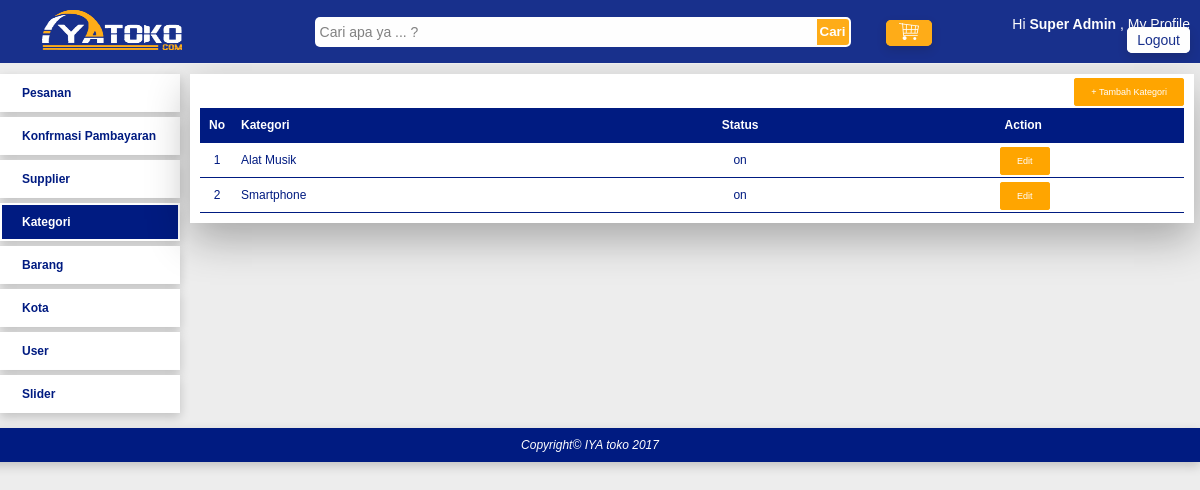
The app's page /index.php?page=my_profile&module=kategori&action=list (signed in) with its own data.
### tables this page shows
CREATE TABLE `tb_kategori` (
  `id_kategori` int(10) NOT NULL AUTO_INCREMENT,
  `nama_kategori` varchar(150) NOT NULL,
  `status` enum('on','off') NOT NULL,
  PRIMARY KEY (`id_kategori`)
);

### module/kategori/list.php (the view)
<div id="frame-tambah">
	<a href="<?php echo BASE_URL."index.php?page=my_profile&module=kategori&action=form"; ?>" class="tombol-action">+ Tambah Kategori</a>
</div>
<?php
	$queryKategori = mysqli_query($koneksi, "SELECT * FROM tb_kategori");
	if (mysqli_num_rows($queryKategori) == 0) {
		echo "<h3>Saat ini belum ada nama kategori di dalam tabel kategori</h3>";
	}else{
		echo "<table class='table-list'>";
		echo "<tr class='baris-title'>
				<th class='kolom-nomor'>No</th>
				<th class='kiri'>Kategori</th>
				<th class='tengah'>Status</th>
				<th class='tengah'>Action</th>
			  </tr>";
		$no=1;
		while ($row=mysqli_fetch_assoc($queryKategori)) {
			echo "<tr>
					<td class='kolom-nomor'>$no</td>
					<td class='kiri'>$row[nama_kategori]</td>
					<td class='tengah'>$row[status]</td>
					<td class='tengah'>
						<a class='tombol-action' href='".BASE_URL."index.php?page=my_profile&module=kategori&action=form&id_kategori=$row[id_kategori]'>Edit</a>
					</td>
				  </tr>";
			$no++;
		}
		echo "</table>";
	}
?>

### css/style.css (style rules this page uses)
body { font-family: arial; font-size: 12px; color: #001B81; background: #EDEDED; margin: 0px; margin-top: 64px; }
.table-list { width: 100%; border-collapse: collapse; }
.table-list tr { border-bottom: 1px #001B81 solid; }
.table-list tr.baris-title { background: #001B81; color: white; }
.table-list tr th, .table-list tr td { padding: 10px 7px; }
.kolom-nomor { width: 20px; text-align: center; }
.kiri { text-align: left; }
.tengah { text-align: center; }
#frame-tambah { margin-bottom: 10px; text-align: right; }
.tombol-action { border: 2px orange solid; background: orange; color: white; padding: 7px 15px; border-radius: 3px; cursor: pointer; text-decoration: none; margin-left: 3px; font-size: 9px; }

### records on screen
tb_kategori: nama_kategori "Alat Musik", status "on"
tb_kategori: nama_kategori "Smartphone", status "on"

### other values on screen
$nama_user "Super Admin"
